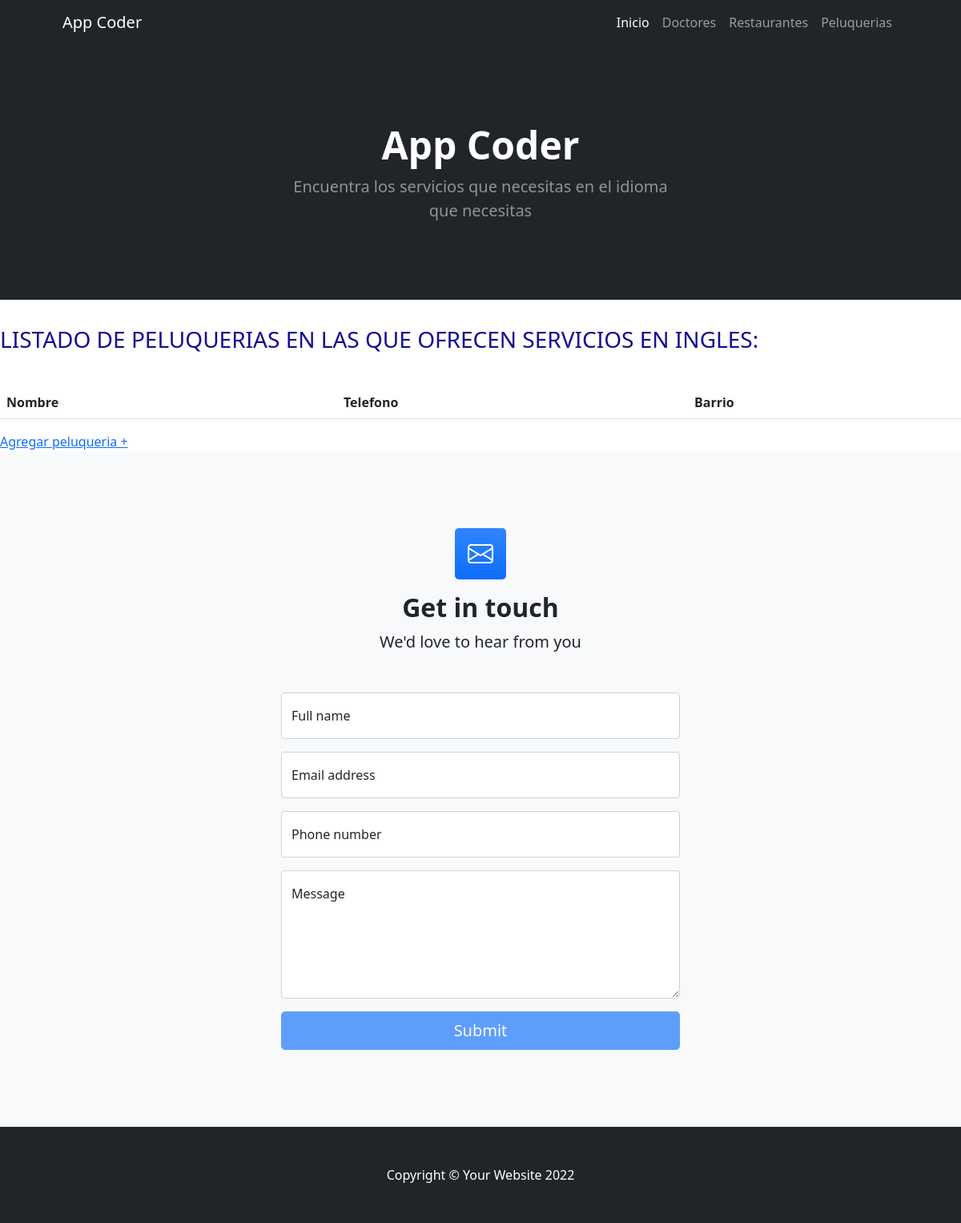
Before: /appcoder/peluquerias/ with the older database file.
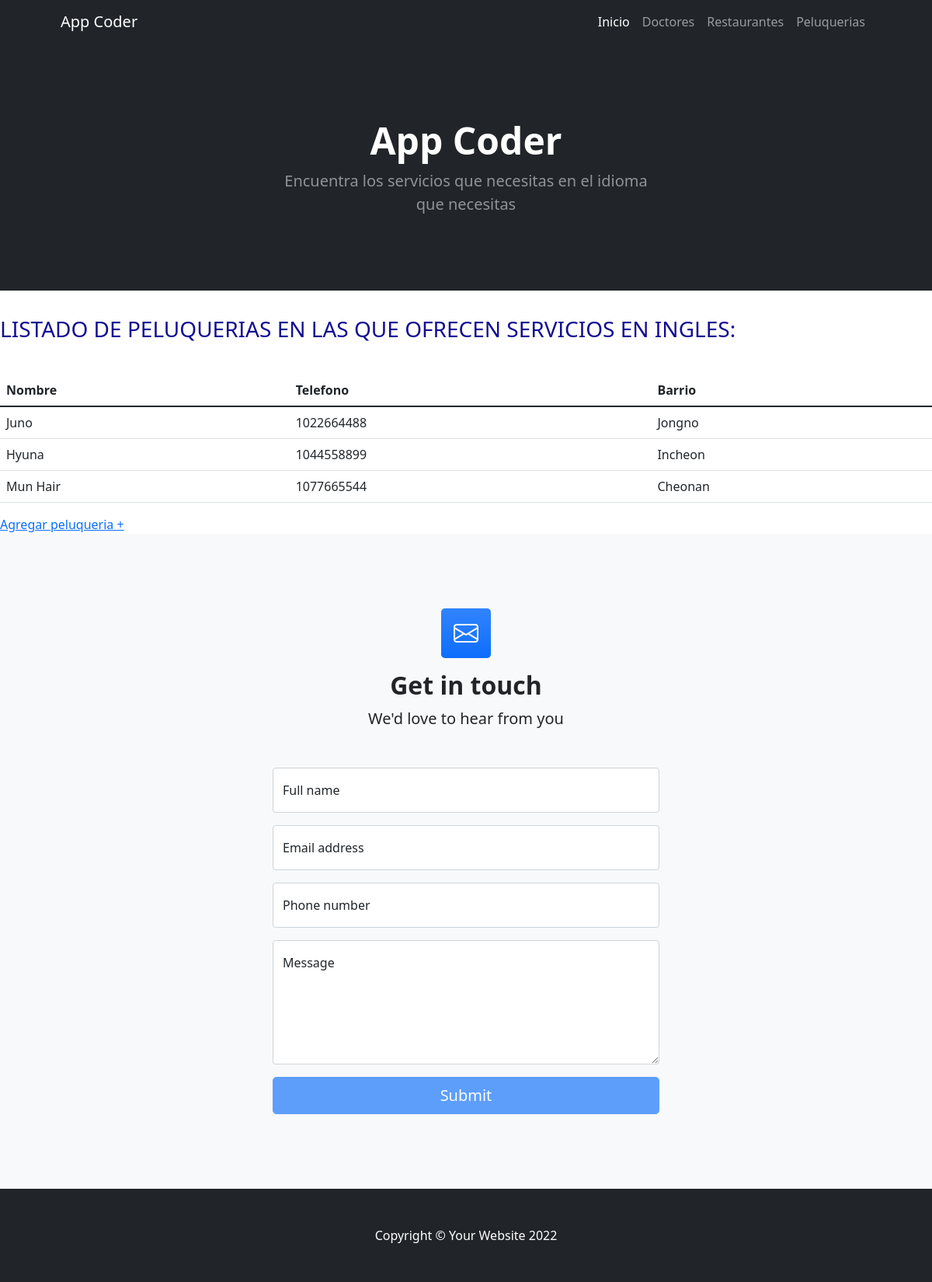
After: the same page with the newer database file.
### AppCoder/models.py (models this page shows)
class Peluquerias(models.Model):
    nombre=models.CharField(max_length=30)
    telefono=models.IntegerField()
    barrio=models.CharField(max_length=40)

### AppCoder/views.py (the view)
# urls.py: path('peluquerias/',views.peluquerias, name="peluquerias"),
def peluquerias(request):
    peluquerias=Peluquerias.objects.all()
    return render(request,'AppCoder/peluquerias.html',{"peluquerias":peluquerias})

### AppCoder/templates/AppCoder/peluquerias.html (shortened to what this page needs)
{% extends "AppCoder/padre.html" %}
{% load static%}
{% block contenidoQueCambia %}
    <body>
     <h3>
      <br>
        LISTADO DE PELUQUERIAS EN LAS QUE OFRECEN SERVICIOS EN INGLES:
       <br>
       <br>
     </h3>
     <table class="table">
        <thead>
          <tr>
            <th scope="col">Nombre</th>
            <th scope="col">Telefono</th>
            <th scope="col">Barrio</th>
          </tr>
        </thead>
       {% for peluqueria in peluquerias %}
       <tr>
           <td>{{ peluqueria.nombre }}</td>
           <td>{{ peluqueria.telefono }}</td>
           <td>{{ peluqueria.barrio }}</td>
       </tr>
       {% endfor %}
     </table>
     <a href="{% url 'nuevapeluqueria' %}">Agregar peluqueria + </a>
    </body>
{% endblock %}

Changed rows visible on the page:
added Peluquerias: nombre "Juno", telefono "1022664488", barrio "Jongno"
added Peluquerias: nombre "Hyuna", telefono "1044558899", barrio "Incheon"
added Peluquerias: nombre "Mun Hair", telefono "1077665544", barrio "Cheonan"
